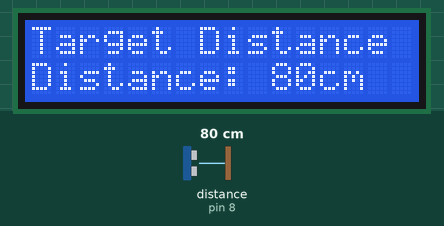
A sketch run on a simulated Arduino Uno, built with avr-gcc and run on an emulated ATmega328P. Parts: 16×2 character LCD. Inputs (shaded band) come from the test bench; at power-on: distance to the obstacle (sensor on pin 8) 80 cm.

Above: at 1.2 s.
1.3 s: distance to the obstacle (sensor on pin 8) set to 4 cm
At 2.4 s:
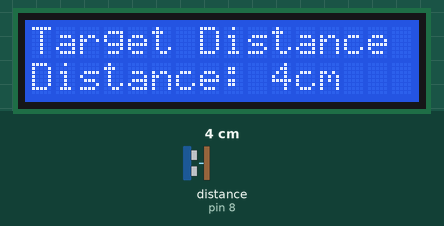
4.3 s: distance to the obstacle (sensor on pin 8) set to 2 cm
At 5.5 s:
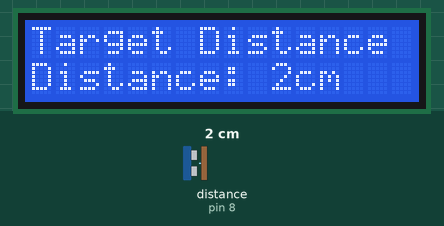
5.8 s: distance to the obstacle (sensor on pin 8) set to 9 cm
At 6.9 s:
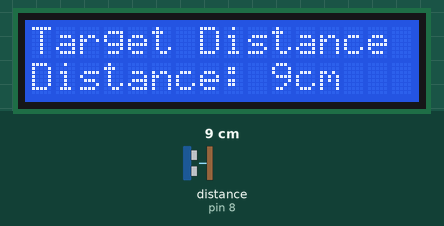
8.8 s: distance to the obstacle (sensor on pin 8) set to 299 cm
At 9.8 s:
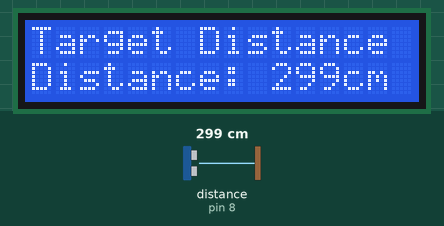
14.8 s: distance to the obstacle (sensor on pin 8) set to 9 cm
At 16.2 s:
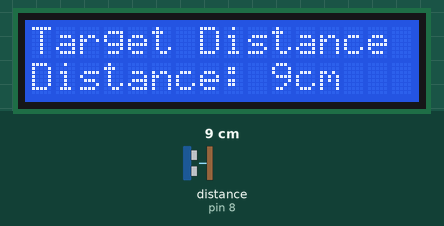
17.8 s: distance to the obstacle (sensor on pin 8) set to 2 cm
At 18.4 s:
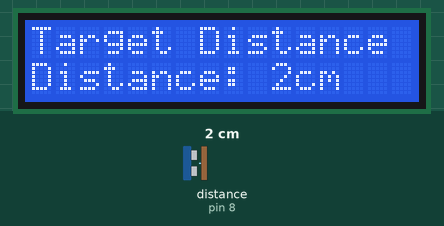
Timing chart, 0 to 20.8 s (numbered marks = the images above; inputs shaded):
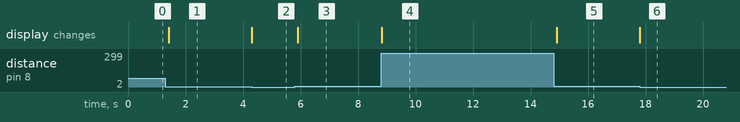

The sketch:

lcddist.ino
```cpp
#include <Ultrasonic.h>
#include <LiquidCrystal.h>
LiquidCrystal lcd(12, 11, 5, 4, 3, 2);
Ultrasonic ultrasonic(7,8);

void setup() {
lcd.begin(16, 2);
lcd.print("testing...");
}

void loop()
{
  lcd.clear();
  lcd.setCursor(0, 0);
  lcd.print("Target Distance");
  lcd.setCursor(0, 1);
  lcd.print("Distance: ");
  lcd.print(ultrasonic.Ranging(CM));
  lcd.print("cm");

  delay(100);
}
```

Measured:
- after the input at 1.3 s, the display: changes after 0.11 s (image 1)
- after the input at 4.3 s, the display: changes at once (image 2)
- after the input at 5.8 s, the display: changes after 0.11 s (image 3)
- after the input at 8.8 s, the display: changes at once (image 4)
- after the input at 14.8 s, the display: changes after 0.11 s (image 5)
- after the input at 17.8 s, the display: changes at once (image 6)
